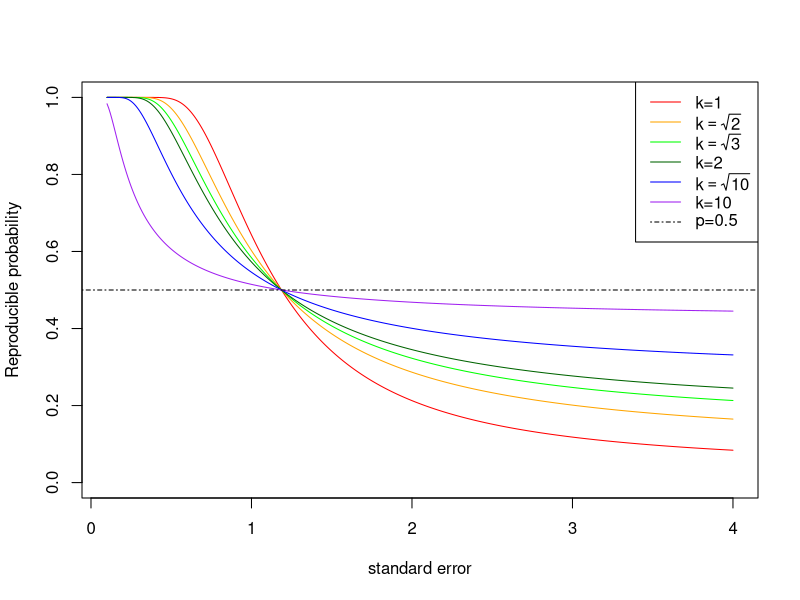

Source code (R):
x<-seq(0.1,4,by=0.01)
alpha1<-function(n,x=x){
  pnorm((2.32635/(x*n))-(1.95996/n),mean=0,sd=1)
}
y1<-alpha1(1,x)
plot(x,y1,type="l",col="red",ylim=c(0,1), 
     ylab ="Reproducible probability",
     xlab="standard error")
y2<-alpha1(sqrt(2),x)
lines(x,y2,col="orange")
y3<-alpha1(sqrt(3),x)
lines(x,y3,col="green")
y4<-alpha1(2,x)
lines(x,y4,col="darkgreen")
y10<-alpha1(sqrt(10),x)
lines(x,y10,col="blue")
y100<-alpha1(10,x)
lines(x,y100,col="purple")
abline(h=0.5,col="black",lty=4)
legend("topright", 
       legend=c("k=1",expression(k==sqrt(2)),
                expression(k==sqrt(3)),"k=2",
                expression(k==sqrt(10)),"k=10","p=0.5"), 
       col=c("red","orange","green","darkgreen","blue",
             "purple","black"), 
       lty=c(1,1,1,1,1,1,4))
